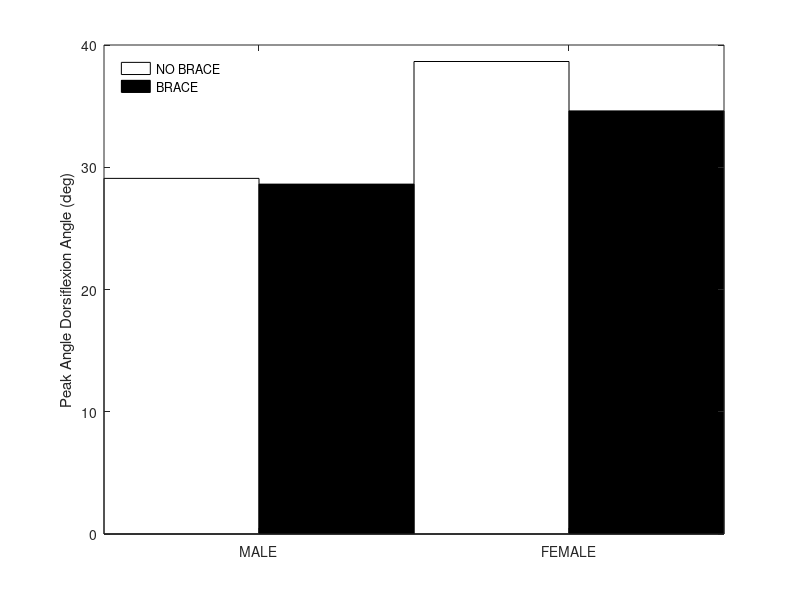

Source code (MATLAB):

Male=[13.50 14.230];
Female=[15.520 19.100];
b=bar([Male;Female],'BarWidth',1);
legend('NO BRACE', 'BRACE', 'Location','northwest');
legend('boxoff');
ylabel('Hip Flexion Angle at Initial Contact (deg)');
set(gca, 'XTickLabel', {'MALE', 'FEMALE'});
set(b(1),'FaceColor','w');
set(b(2),'FaceColor','k');


Male=[29.090 28.620];
Female=[38.650 34.610];
b=bar([Male;Female],'BarWidth',1);
legend('NO BRACE', 'BRACE', 'Location','northwest');
legend('boxoff');
ylabel('Peak Angle Dorsiflexion Angle (deg)');
set(gca, 'XTickLabel', {'MALE', 'FEMALE'});
set(b(1),'FaceColor','w');
set(b(2),'FaceColor','k');